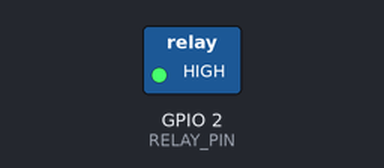
A sketch run on a simulated ESP8266 (NodeMCU). Parts: switched loads named in the sketch (green lamp = pin HIGH). WiFi joins after 1.5 s; servers stay silent unless stated; what the sketch prints to the serial monitor is not drawn.

Above: at 0.6 s.
At 1.6 s:
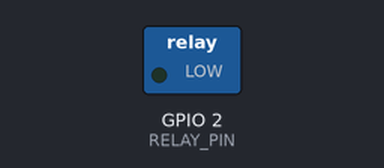
Timing chart, 0 to 3.1 s (numbered marks = the images above):
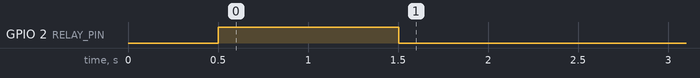

The sketch:

wi-fi.ino
```cpp
#include <ESP8266WiFi.h>
#include <WiFiClient.h>
#include <ESP8266WebServer.h>
#include <ESP8266mDNS.h>

const int RELAY_PIN = 2; //RELAY

const char* ssid = "LIVING ROOM NETWORK";
const char* password = "CasaChilpa0x1F5";
MDNSResponder mdns;
ESP8266WebServer server(80);

void handleRoot() {
  server.send(200, "text/plain", "hello from esp8266!");
}

void handleNotFound(){
  String message = "File Not Found\n\n";
  message += "URI: ";
  message += server.uri();
  message += "\nMethod: ";
  message += (server.method() == HTTP_GET)?"GET":"POST";
  message += "\nArguments: ";
  message += server.args();
  message += "\n";
  for (uint8_t i=0; i<server.args(); i++){
    message += " " + server.argName(i) + ": " + server.arg(i) + "\n";
  }
  server.send(404, "text/plain", message);
}

void setup(void){
  pinMode(RELAY_PIN, OUTPUT);
  Serial.begin(115200);
  WiFi.begin(ssid, password);
  Serial.println("");

  // Wait for connection
  while (WiFi.status() != WL_CONNECTED) {
    delay(500);
    Serial.print(".");
    digitalWrite(RELAY_PIN, 1);
  }
  Serial.println("");
  Serial.print("Connected to ");
  Serial.println(ssid);
  Serial.print("IP address: ");
  Serial.println(WiFi.localIP());
  digitalWrite(RELAY_PIN, 0);

  if (mdns.begin("esp8266", WiFi.localIP())) {
    Serial.println("MDNS responder started");
  }

  server.on("/", handleRoot);

  server.on("/lightsON", [](){
  server.send(200, "text/plain", "Okay -- Light is ON!");
  digitalWrite(RELAY_PIN, 1);
  });

  server.on("/lightsOFF", [](){
  server.send(200, "text/plain", "Okay -- Light is OFF!");
  digitalWrite(RELAY_PIN, 0);
  });

  server.onNotFound(handleNotFound);

  server.begin();
  Serial.println("HTTP server started");
}

void loop(void){
  server.handleClient();
}
```
